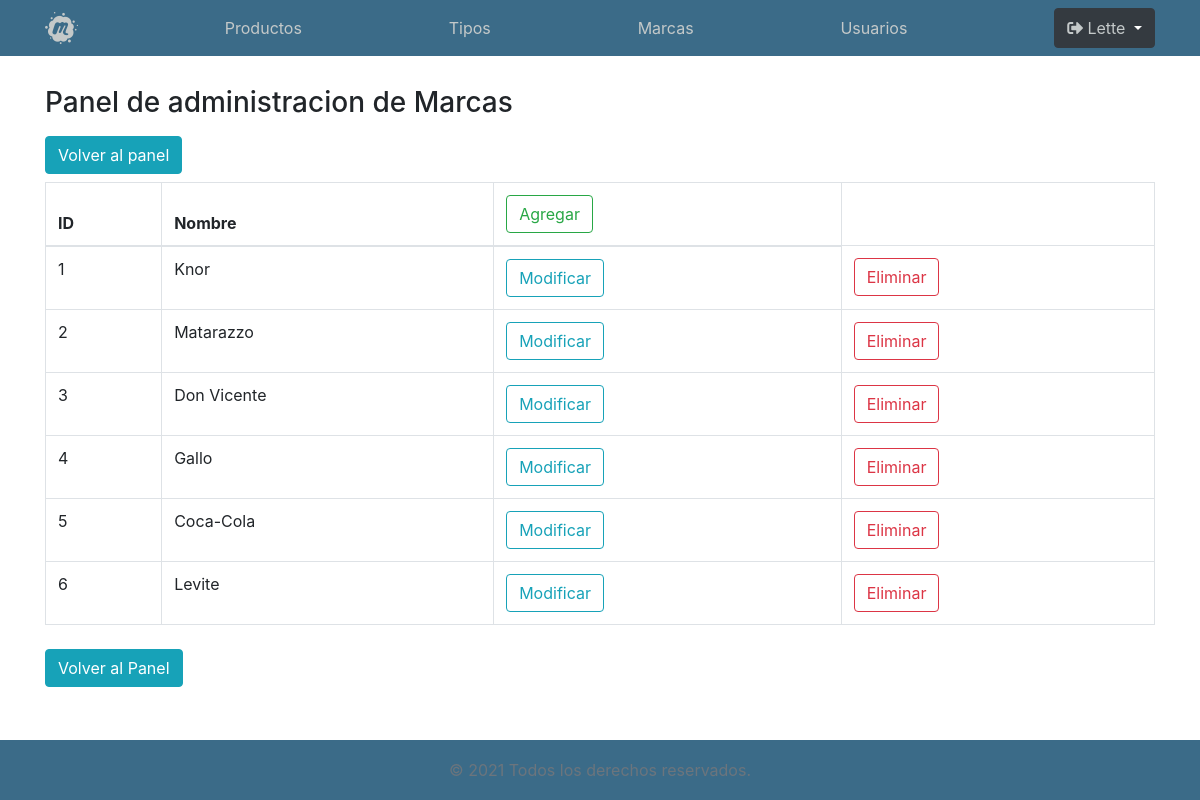
Page /adminMarcas.php (signed in) on the committed database.
### tables this page shows
CREATE TABLE marcas(
	idMarca INT auto_increment,
    nomMarca VARCHAR(50),
    PRIMARY KEY (idMarca)



);

### funciones/marcas.php (called while the page is built, shortened)
<?php
function selectMarcas(){
    $link = conectar();
    $sql = "SELECT idMarca, nomMarca
            FROM marcas";
   $resultado =  mysqli_query($link,$sql)
        or die(mysqli_error($link));
    return $resultado;
}

### adminMarcas.php (the view, shortened to what this page needs)
    <?php
    require "funciones/marcas.php";
    $marcas = selectMarcas();
    include "includes/nav.php";
?>
    <main class="container">
    <h3>Panel de administracion de Marcas</h3>
    <a href="admin.php" class="btn btn-info my-2">
        Volver al panel
    </a>
    <table class="table table-bordered  table-hover">
    <thead>
        <tr>
            <th scope="col">ID</th>
            <th scope="col">Nombre</th>
            <th scope="col">
                <a href="formAgregarMarca.php" class="btn btn-outline-success">Agregar</a>
            </th>
        </tr>
    </thead>
    <tbody>
    <?php
while($marca = mysqli_fetch_assoc($marcas)){
?>
        <tr>
            <td><?=$marca["idMarca"]?></td>
            <td><?=$marca["nomMarca"] ?></td>
            <td><a href="formModificarMarcas.php?idMarca=<?=$marca["idMarca"] ?> " class="btn btn-outline-info">Modificar</a></td>
            <td><a href="formEliminarMarca.php?idMarca=<?=$marca["idMarca"] ?>" class="btn btn-outline-danger">Eliminar</a> </td>
        </tr>
        <?php
}
?>
    </tbody>
    </table>
    <a href="admin.php" class="btn btn-info my-2"> Volver al Panel</a>
    </main>
<?php include "includes/footer.php" ?>

### includes/nav.php (shortened to what this page needs)
<nav class="site-header sticky-top py-2">
    <div class="container d-flex flex-column flex-md-row justify-content-between">
        <a href="index.php" class="mt-1">
            <i class="fab fa-meetup fa-2x"></i>
        </a>
        <a class="py-2" href="adminProductos.php">Productos</a>
        <a class="py-2" href="adminTipos.php">Tipos</a>
        <a class="py-2" href="adminMarcas.php">Marcas</a>
        <a class="py-2" href="adminUsuarios.php">Usuarios</a>
        <?php
 if(isset ($_SESSION["login"])){
?>
        <button class="btn btn-dark dropdown-toggle" type="button" id="dropdownMenuButton" data-toggle="dropdown" aria-haspopup="true" aria-expanded="false">
            <a href="#"><i class="fas fa-sign-out-alt"></i>
            <?=$_SESSION["usuario"]?>
            </a>
        </button>
<?php
}
else{
?>
        <button class="btn btn-dark">
            <a href="formLogin.php"><i class="fas fa-sign-in-alt mr-2"></i> Ingresar</a>
        </button>
  <?php
}
  ?>
    </div>
</nav>

### includes/footer.php (shortened to what this page needs)
<footer class="footer">
    <div class="container">
        <span class="text-muted">&copy; <?php  echo date('Y');  ?> Todos los derechos reservados.</span>
    </div>
</footer>
</body>
</html>

### css/estilos.css (style rules this page uses)
html { position: relative; min-height: 100%; }
body { margin-bottom: 60px; }
.site-header { background-color: rgba(25, 82, 116, 0.85); -webkit-backdrop-filter: saturate(180%) blur(20px); backdrop-filter: saturate(180%) blur(20px); }
.site-header a { color: rgb(196, 201, 201); transition: ease-in-out color .15s; }
main { margin-top: 30px; }
.footer { position: absolute; bottom: 0; width: 100%; height: 60px; line-height: 60px; background-color: rgba(25, 82, 116, 0.85); color: rgb(255, 255, 255); -webkit-backdrop-filter: saturate(180%) blur(20px); backdrop-filter: saturate(180%) blur(20px); text-align: center; }
.text-muted { color: white; }

### rows in the picture
marcas: idMarca "1", nomMarca "Knor"
marcas: idMarca "2", nomMarca "Matarazzo"
marcas: idMarca "3", nomMarca "Don Vicente"
marcas: idMarca "4", nomMarca "Gallo"
marcas: idMarca "5", nomMarca "Coca-Cola"
marcas: idMarca "6", nomMarca "Levite"

### other values in the picture
$_SESSION["usuario"] "Lette"
